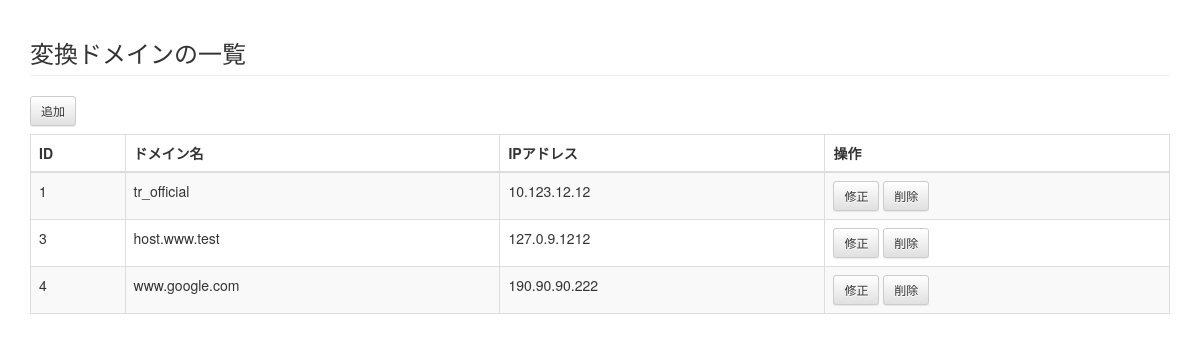
/domain/cms/domain/, run on an earlier commit of the app's database.
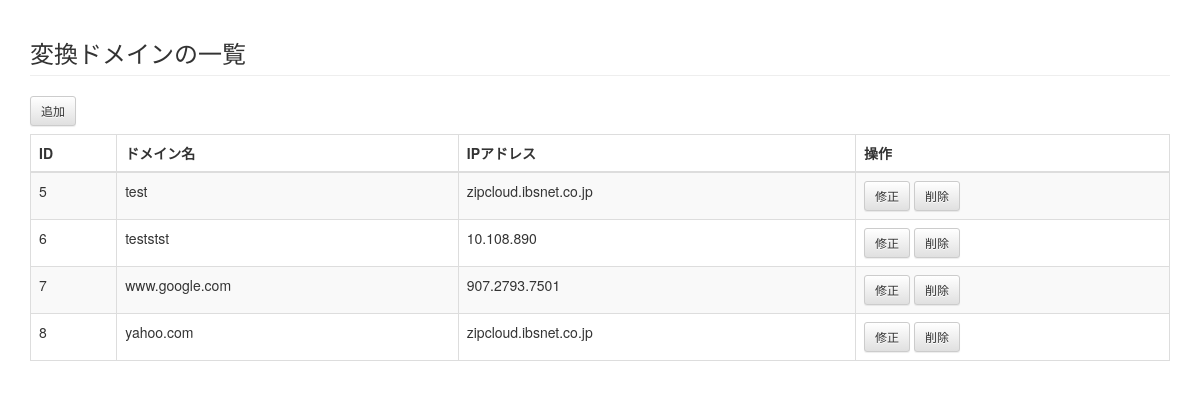
And on a later commit of the database.
### cms/models.py (models this page shows, shortened)
class Domain(models.Model):
	name = models.CharField('domain', max_length=255)
	ip = models.CharField('IP', max_length=255)

### cms/views.py (the view)
def domain_list(request):
	domains = Domain.objects.all().order_by('id')
	return render(request,
					'cms/domain_list.html',
					{'domains': domains})

### cms/templates/cms/domain_list.html (shortened to what this page needs)
{% extends "base.html" %}
{% block content %}
    <h3 class="page-header">変換ドメインの一覧</h3>
    <a href="{% url 'cms:domain_add' %}" class="btn btn-default btn-sm">追加</a>
    <table class="table table-striped table-bordered">
      <thead>
        <tr>
          <th>ID</th>
          <th>ドメイン名</th>
          <th>IPアドレス</th>
          <th>操作</th>
        </tr>
      </thead>
      <tbody>
        {% for domain in domains %}
        <tr>
          <td>{{ domain.id }}</td>
          <td>{{ domain.name }}</td>
          <td>{{ domain.ip }}</td>
          <td>
            <a href="{% url 'cms:domain_mod' domain_id=domain.id %}" class="btn btn-default btn-sm">修正</a>
            <a href="{% url 'cms:domain_del' domain_id=domain.id %}" class="btn btn-default btn-sm">削除</a>
          </td>
        </tr>
        {% endfor %}
      </tbody>
    </table>
{% endblock content %}

### cms/templates/base.html (shortened to what this page needs)
{% load staticfiles %}
<!DOCTYPE html>
<html lang="{{ LANGUAGE_CODE|default:"en-us" }}">
	<head>
		<link href="{% static 'css/bootstrap.min.css' %}" rel="stylesheet">
		<link href="{% static 'css/bootstrap-theme.min.css' %}" rel="stylesheet">
	</head>
<body>
	<div class="container">
	 {% block content %}{% endblock %}
	</div>
</body>
</html>

### cms/templates/cms/domain_list.html (style rules this page uses)
table { margin-top: 8px; }

What changed in the data, as far as the page shows it:
removed Domain: id "1", name "tr_official", ip "10.123.12.12"
removed Domain: id "3", name "host.www.test", ip "127.0.9.1212"
removed Domain: id "4", name "www.google.com", ip "190.90.90.222"
added Domain: id "5", name "test", ip "zipcloud.ibsnet.co.jp"
added Domain: id "6", name "teststst", ip "10.108.890"
added Domain: id "7", name "www.google.com", ip "907.2793.7501"
added Domain: id "8", name "yahoo.com", ip "zipcloud.ibsnet.co.jp"
